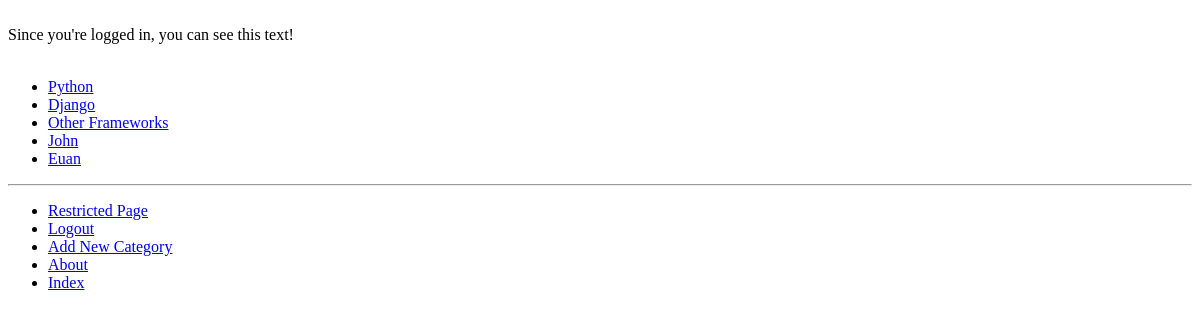
/rango/restricted/ (signed in), run on an earlier commit of the app's database.
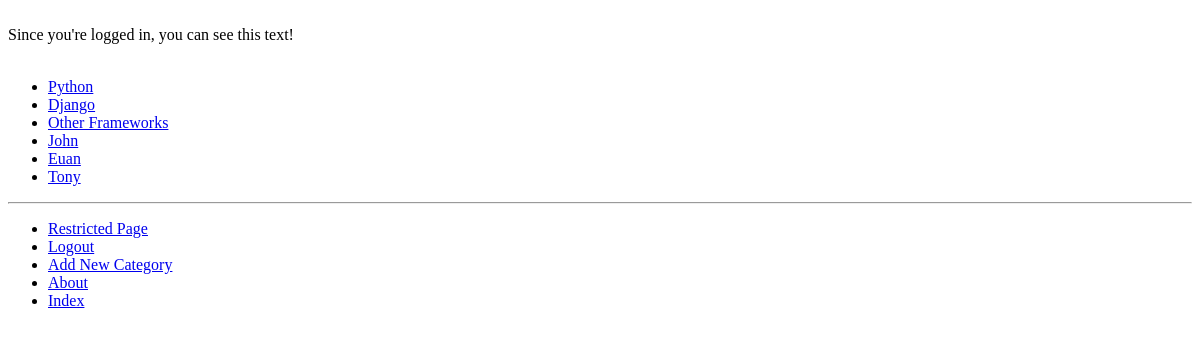
And on a later commit of the database.
### rango/models.py (models this page shows, shortened)
class Category(models.Model):
    name = models.CharField(max_length=128, unique=True)
    views = models.IntegerField(default=0)
    likes = models.IntegerField(default=0)
    slug = models.SlugField(unique=True)
    class Meta:
        verbose_name_plural = 'Categories'

### rango/views.py (the view)
# urls.py: path('restricted/', views.restricted, name='restricted'),
@login_required
def restricted(request):
    return render(request, 'rango/restricted.html')

### rango/templatetags/rango_template_tags.py (called while the page is built)
@register.inclusion_tag('rango/categories.html')
def get_category_list(current_category=None):
    return {'categories': Category.objects.all(),
        'current_category': current_category}

### templates/rango/restricted.html (shortened to what this page needs)
﻿{% extends 'rango/base.html' %}
{% load staticfiles %}
{% block body_block %}
Since you're logged in, you can see this text!
{% endblock %}

### templates/rango/categories.html (shortened to what this page needs)
    <ul>
        {% if categories %}
        {% for c in categories %}
        {% if c == current_category %}
        <li>
            <strong>
                <a href="{% url 'rango:show_category' c.slug %}">{{ c.name }}</a>
            </strong>
        </li>
        {% else %}
        <li>
            <a href="{% url 'rango:show_category' c.slug %}">{{ c.name }}</a>
        </li>
        {% endif %}
        {% endfor %}
        {% else %}
        <li><strong>There are no categories present.</strong></li>
        {% endif %}
    </ul>

What changed in the data, as far as the page shows it:
added Category: name "Tony"
